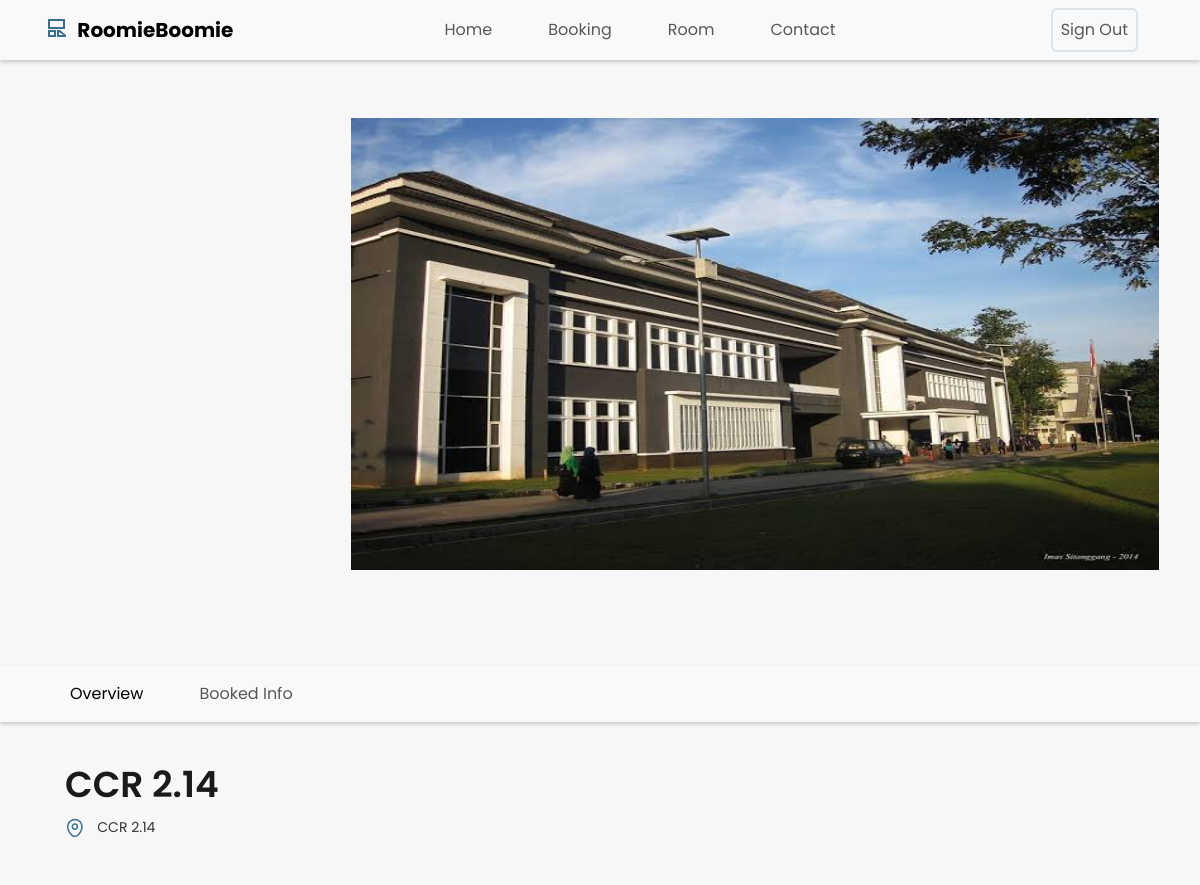
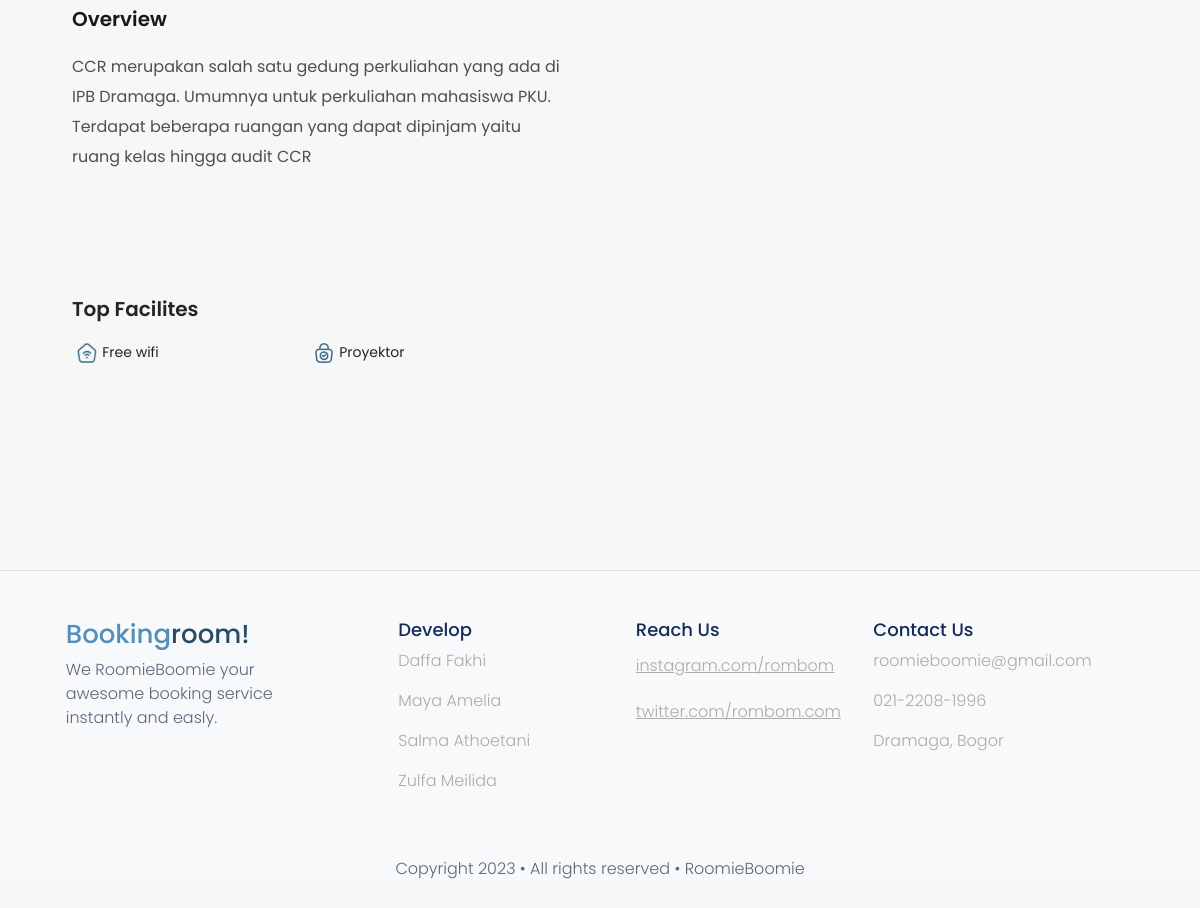
/php/user/detail.php?id=7, run on the app's committed database (2 pictures, top to bottom).
### tables this page shows
CREATE TABLE `tb_ruangan` (
  `ruangan_id` int(11) NOT NULL,
  `nama_ruangan` varchar(50) NOT NULL,
  `lokasi` varchar(50) DEFAULT NULL,
  `tersedia` varchar(50) NOT NULL,
  `keterangan` varchar(500) NOT NULL,
  `gambar` varchar(200) NOT NULL
);

### php/user/detail.php (the view, shortened to what this page needs)
<?php include('templates/headerbooking.php') ?>
<?php
$username = "root";
$password = "";
$database = "roomieboomie";
$conn = new mysqli($host, $username, $password, $database);
if (isset($_GET['id'])) {
    $ruangan_id = $_GET['id'];
    $query = "SELECT * FROM tb_ruangan WHERE ruangan_id = $ruangan_id";
    $result = $conn->query($query);
    if ($result->num_rows == 1) {
        $row = $result->fetch_assoc();
        $nama_ruangan = $row["nama_ruangan"];
        $keterangan = $row["keterangan"];
        $gambar = $row["gambar"];
        $lokasi = $row["lokasi"];
?>
        <header class="py-5">
            <div class="container px-5 pb-5 ">
                <div class="row gx-5 align-items-center justify-content-center">
                    <div class="col-md-6">
                        <img src="<?php echo $gambar; ?>" alt="Logo" width="808" height="452">
                    </div>
                </div>
        </header>
        <nav class="navbar navbar-expand-lg navbar-light bg-light">
            <div class="container">
                <ul class="navbar-nav">
                    <li class="nav-item">
                        <a class="nav-link active" aria-current="page" href="#section1">Overview</a>
                    </li>
                    <li class="nav-item">
                        <a class="nav-link" href="#">Booked Info</a>
                    </li>
                </ul>
            </div>
        </nav>
        <div class="container">
            <h1 class="common-class-room" id="section1"><?php echo $nama_ruangan; ?></h1>
            <div>
                <img src="../asset/location.png" alt="Logo" class="custom-logo">
                <span class="new-text"><?php echo $lokasi; ?></span>
            </div>
        </div>
        <section class="container">
            <div class="col-md-6">
                <ul class="overview-list">
                    <li>
                        <p><span style="font-weight: 600; font-size: 20px; color: #181818;">Overview</span></p>
                        <p><span style="font-weight: 400; font-size: 16px; color: #4F4F4F;"><?php echo $keterangan; ?>
                            </span></p>
                        <p style="margin-top:  124px;"><span class="over" style="font-weight: 550;">Top Facilites</span></p>
                        <div class="row">
                            <div class="px-3">
                                <div class="col-md-12">
                                    <div>
                                        <img src="../asset/wifi.png" alt="Logo" style="width:22px; height:22px;">
                                        <span style="font-size: 14px; font-weight: 400;">Free wifi</span>
                                        <img src="../asset/proyektor.png" alt="Logo" style="width:22px; height:22px; margin-left: 150px;">
                                        <span style="font-size: 14px; font-weight: 400;">Proyektor</span>
                                    </div>
                                </div>
                            </div>
                        </div>
                    </li>
                </ul>
            </div>
        </section>
<?php
    } else {
        echo "Data ruangan tidak ditemukan.";
    }
} else {
    echo "Parameter id tidak ditemukan.";
}
?>
<?php include('templates/footer.php') ?>

### style.css (style rules this page uses)
body { font-family: 'Poppins'; background-color: #F7F7F7; }
.navbar { box-shadow: 0 2px 4px rgba(0, 0, 0, 0.2); }
.navbar-nav > li { margin-right: 20px; margin-left: 20px; }
header { margin-top: 70px; }
h1 { font-weight: 800; font-size: 77px; line-height: 125%; margin-top: 65px; }
p { font-weight: 500; font-size: 20px; }
.common-class-room { margin-top: 40px; margin-left: 23px; font-size: 36px; font-weight: 600; color: #1A1A1A; }
.custom-logo { width: 20px; height: 20px; margin-left: 23px; }
.new-text { margin-left: 8px; font-size: 14px; color: #333333; }
.overview-list { list-style: none; padding: 30px;; margin-top: 20px; max-width: 900px; }

### data on the page
tb_ruangan: gambar (picture), nama_ruangan "CCR 2.14", lokasi "CCR 2.14", keterangan "CCR merupakan salah satu gedung perkuliahan yang ada di IPB Dramaga. Umumnya untuk perkuliahan mahasiswa PKU. Terdapat beberapa ruangan yang dapat dipinjam yaitu ruang kelas hingga audit CCR"
